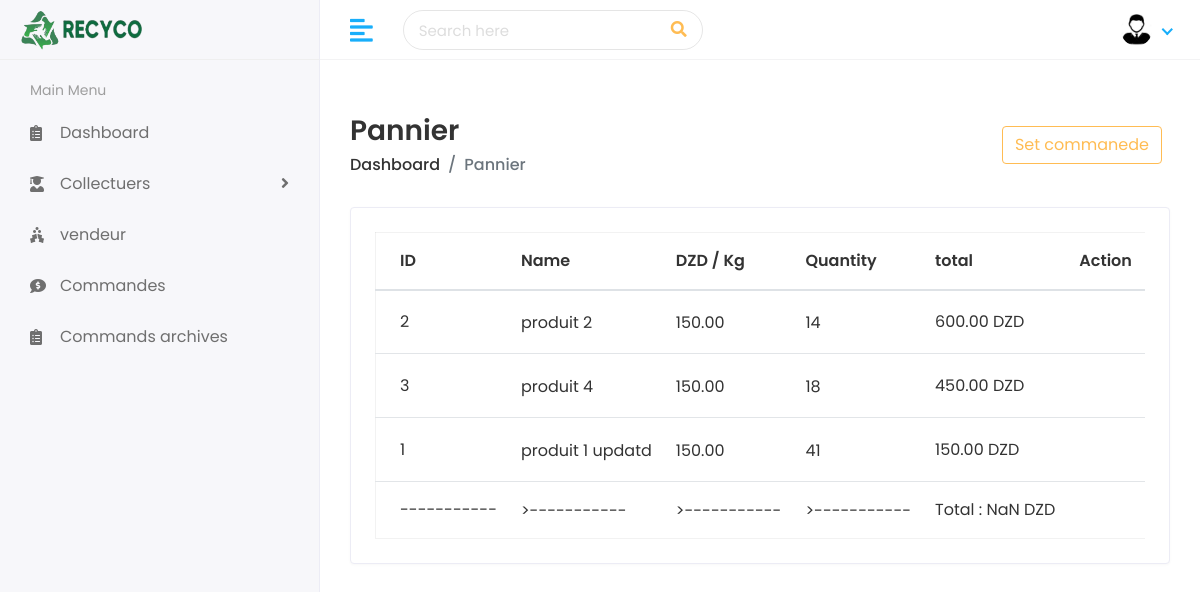
The page /vendeur/poubelle/ (signed in) on the database as committed earlier.
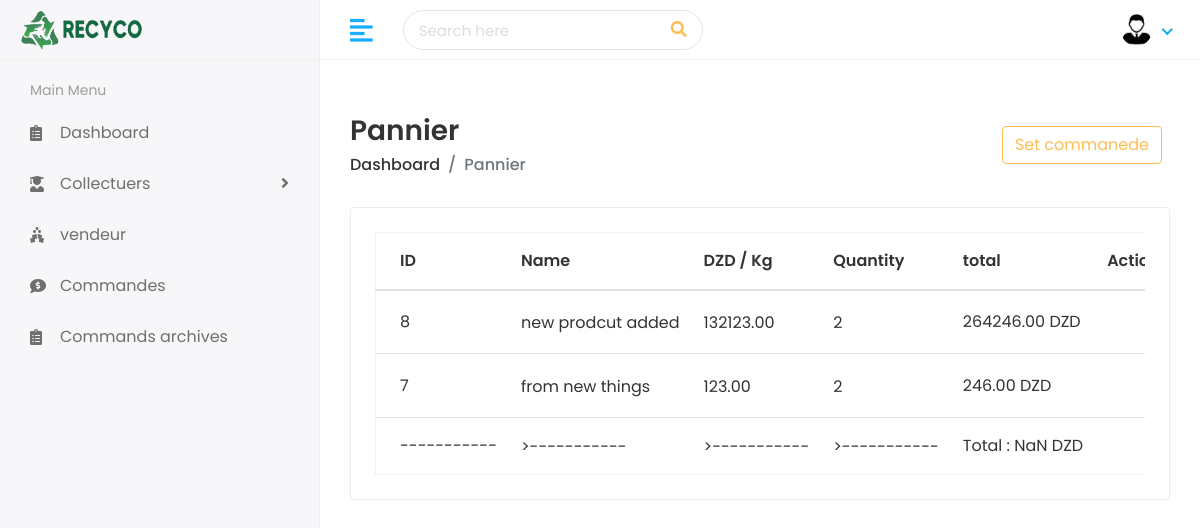
The same page on the database as committed later.
### vendeur/models.py (models this page shows)
class VendeurCommande(models.Model):
    user = models.ForeignKey(User, on_delete=models.CASCADE,blank=True,null=True)
    produit = models.ForeignKey(Product, on_delete=models.CASCADE)
    quantity = models.PositiveIntegerField(blank=True , null=True)
    price = models.DecimalField(decimal_places=2 , max_digits=20,null=True,blank=True)
    def __str__(self):
        return f"{self.produit}-{self.quantity}"

### collecteur/models.py (models this page shows)
class Product(models.Model):
    title = models.CharField(max_length=256)
    image = models.ImageField(upload_to='products/')
    category = models.ForeignKey(Category, on_delete=models.CASCADE)
    type = models.CharField(max_length=256)
    weight = models.DecimalField(max_digits=10, decimal_places=2)
    price_per_kilo = models.DecimalField(max_digits=10, decimal_places=2)
    desc = models.TextField()
    def __str__(self):
        return self.title

### vendeur/views.py (the view)
# urls.py: path('poubelle/',poubelle,name='poubelle'),
@login_required(login_url="users:login")
def poubelle(request):
    poubelle = AllCommandes.objects.get(user=request.user)
    poubelle =poubelle.commandes.all()
    items = []
    for  item in poubelle:
        items.append(item)
    print(items)
    context = {
        'poubelle': poubelle,
        'items': items
    }
    return render(request, 'vendeur/poubelle.html', context)

### templates/vendeur/poubelle.html (shortened to what this page needs)
{% extends "base.html" %}
{% block content %}
<div class="page-header">
  <div class="row align-items-center">
    <div class="col">
      <h3 class="page-title">Pannier</h3>
      <ul class="breadcrumb">
        <li class="breadcrumb-item">
          <a href="">Dashboard</a>
        </li>
        <li class="breadcrumb-item active">Pannier</li>
      </ul>
    </div>
    <div class="col-auto text-right float-right ml-auto">
      <a href="{% url 'vendeur:sendCommand' %}" class="btn btn-outline-primary mr-2">Set commanede</a>
    </div>
  </div>
</div>
<div class="row">
  <div class="col-sm-12">
    <div class="card card-table">
      <div class="card-body">
        <div class="table-responsive">
          <table id="table_id" class="table table-hover table-center mb-0">
            <thead>
              <tr>
                <th> ID</th>
                <th> Name</th>
                <th> DZD / Kg</th>
                <th> Quantity</th>
                <th> total</th>
                <th class="text-right">Action</th>
              </tr>
            </thead>
            <tbody>
              {% for item in poubelle %}
              <tr>
                <td>{{ item.produit.id }}</td>
                <td>
                  <h2>
                    <a>{{ item.produit.title }}</a>
                  </h2>
                </td>
                <td>
                  <h2>
                    <a>{{ item.produit.price_per_kilo }}</a>
                  </h2>
                </td>
                <td>
                  <h2>
                    <a>{{ item.quantity }}</a>
                  </h2>
                </td>
              <td id="price">{{item.price}} DZD</td>
              <td>
              </tr>
              {% endfor %}
              <tr>
                <td>-----------</td>
                <td>
                  <h2>
                    <a>>-----------</a>
                  </h2>
                </td>
                <td>
                  <h2>
                    <a>>-----------</a>
                  </h2>
                </td>
                <td>
                  <h2>
                    <a>>-----------</a>
                  </h2>
                </td>
              <td id="totalPrice">{{item.price}} DZD</td>
              <td>
              </tr>
            </tbody>
          </table>
        </div>
      </div>
    </div>
  </div>
</div>
{% endblock content %}

Rows that differ between the two databases and show on the page:
no longer on this page (row unchanged): VendeurCommande: produit.id "2", produit "produit 2", produit.price_per_kilo "150.00", quantity "14", price "600.00"
removed VendeurCommande: produit.id "3", produit "produit 4", produit.price_per_kilo "150.00", quantity "18", price "450.00"
removed VendeurCommande: produit.id "1", produit "produit 1 updatd", produit.price_per_kilo "150.00", quantity "41", price "150.00"
added VendeurCommande: produit.id "8", produit "new prodcut added", produit.price_per_kilo "132123.00", quantity "2", price "264246.00"
added VendeurCommande: produit.id "7", produit "from new things", produit.price_per_kilo "123.00", quantity "2", price "246.00"
